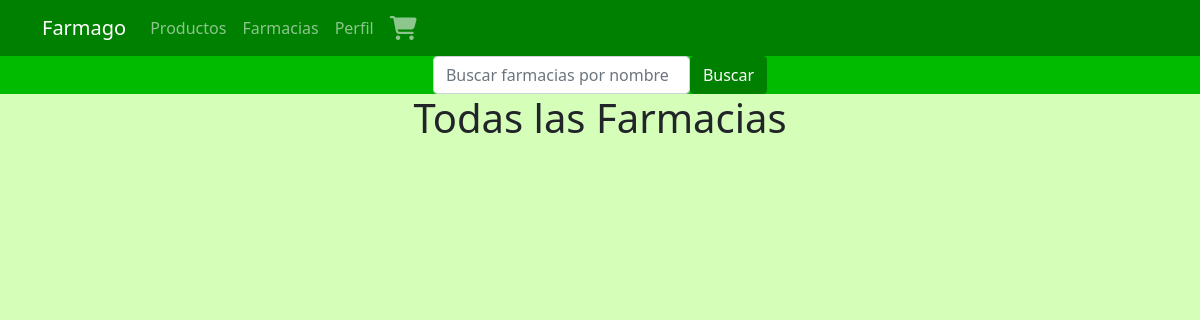
/todas_farmacias, run on an earlier commit of the app's database.
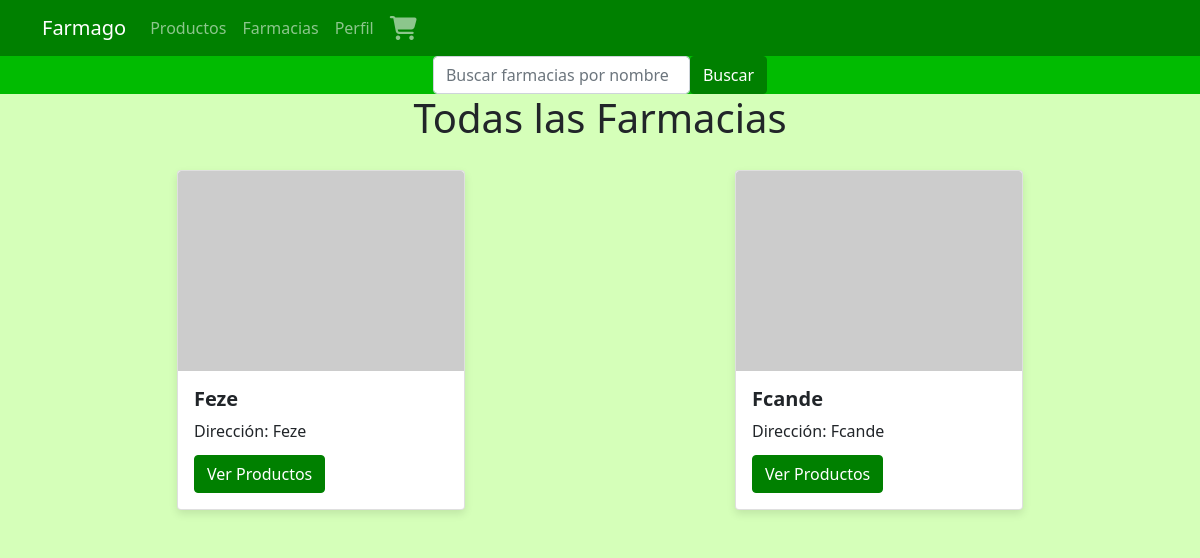
And on a later commit of the database.
### tables this page shows
CREATE TABLE usuarios (
                id INTEGER PRIMARY KEY AUTOINCREMENT,
                nombre TEXT,
                apellido TEXT,
                direccion TEXT,
                numero_telefono TEXT,
                provincia TEXT,
                localidad TEXT,
                correo_electronico TEXT UNIQUE,
                nombre_usuario TEXT UNIQUE,
                contraseña TEXT,
                role TEXT,
                logo_url TEXT
            );

### src/farmacias/farmacias.py (the view)
def todas_farmacias():
    if request.method == "POST":
        search_query = request.form.get("search_query", "").strip()
        with app.app_context():
            db = get_db()
            cursor = db.cursor()
            if search_query:
                cursor.execute(
                    'SELECT * FROM usuarios WHERE role="farmacia" AND nombre LIKE ?',
                    ("%" + search_query + "%",),
                )
            else:
                cursor.execute('SELECT * FROM usuarios WHERE role="farmacia"')
            farmacias = cursor.fetchall()
    else:
        with app.app_context():
            db = get_db()
            cursor = db.cursor()
            cursor.execute('SELECT * FROM usuarios WHERE role="farmacia"')
            farmacias = cursor.fetchall()
    return render_template("todas_farmacias.html", farmacias=farmacias)

### src/helpers/helpers.py (called while the page is built)
def get_db():
    db = getattr(g, "_database", None)
    if db is None:
        db = g._database = sqlite3.connect(DATABASE)
    return db

### templates/todas_farmacias.html (shortened to what this page needs)
{% extends 'base.html' %}
    {% block head %}
    <link
        rel="stylesheet"
        href="{{ url_for('static', filename='css/todas_farmacias.css') }}" />
    {% endblock head %}
    {% block content %}
    <form action="{{ url_for('todas_farmacias') }}" method="post">
        <div class="form-group">
            <input
                type="text"
                class="form-control"
                name="search_query"
                placeholder="Buscar farmacias por nombre" />
        </div>
        <button type="submit" class="btn btn-primary">Buscar</button>
    </form>
    <h1>Todas las Farmacias</h1>
    <div class="container">
        {% for farmacia in farmacias %}
        <div class="card" style="width: 18rem">
            <img
                src="{{ farmacia[11] }}"
                class="card-img-top"
                alt="Logo de la Farmacia (no disponible)" />
            <div class="card-body">
                <h5 class="card-title">{{ farmacia[1] }}</h5>
                <p class="card-text">Dirección: {{ farmacia[3] }}</p>
                <a
                    href="{{ url_for('productos_por_farmacia', id_usuario=farmacia[0]) }}"
                    class="btn btn-primary"
                    >Ver Productos</a
                >
            </div>
        </div>
        {% endfor %}
    </div>
    {% endblock content%}

What changed in the data, as far as the page shows it:
added usuarios: nombre "Feze", direccion "Feze"
added usuarios: nombre "Fcande", direccion "Fcande"
